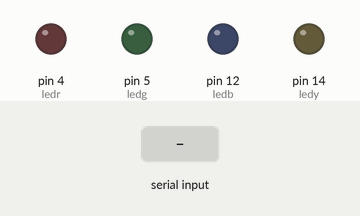
The sketch below on a simulated Arduino Uno, built with avr-gcc and run on an emulated ATmega328P. On the bench: output pins drawn as LEDs (lit = HIGH). The inputs (shaded band) are chosen by the test bench. What the sketch prints to the serial monitor is not drawn.

Above: at 1.2 s.
1.3 s: "G" received over Serial
At 2.5 s:
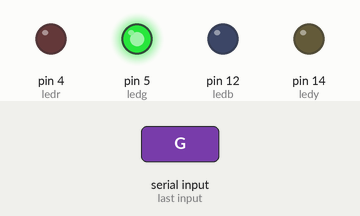
3.1 s: "R" received over Serial
At 3.8 s:
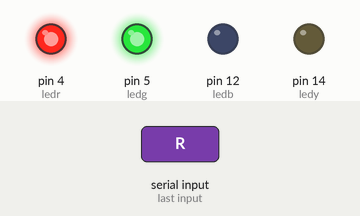
4.8 s: "Y" received over Serial
At 6.6 s:
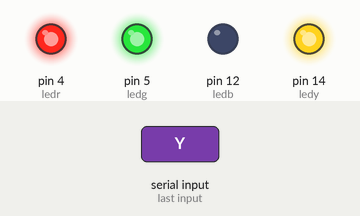
6.9 s: "B" received over Serial
At 8.2 s:
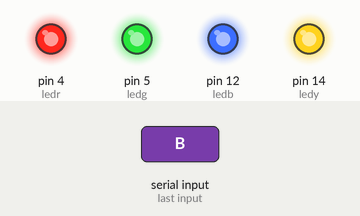
9.0 s: "g" received over Serial
At 9.5 s:
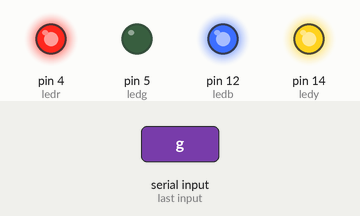
10.7 s: "r" received over Serial
At 12.0 s:
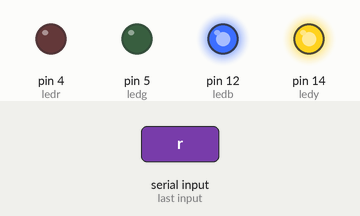
Timing chart, 0 to 13.4 s (numbered marks = the images above; inputs shaded):
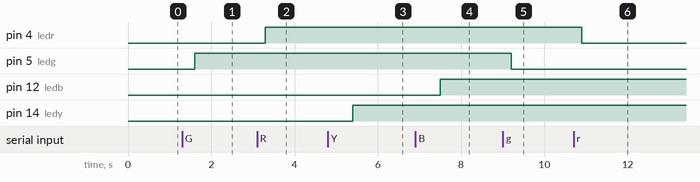

The sketch:

blue.ino
```cpp
//#include <ESP8266WiFi.h>
//#include <SoftwareSerial.h>

char val; // variable to receive data from the serial port
int ledg = 5; // LED connected to pin 48 (on-board LED)
int ledr = 4;
int ledy = 14;
int ledb = 12;

void setup() {
  pinMode(ledg, OUTPUT);
    pinMode(ledr, OUTPUT);
      pinMode(ledy, OUTPUT);
        pinMode(ledb, OUTPUT);


  // pin 48 (on-board LED) as OUTPUT
  Serial.begin(9600);       // start serial communication at 9600bps
digitalWrite(ledg, LOW);
digitalWrite(ledr, LOW);
digitalWrite(ledy, LOW);
digitalWrite(ledb, LOW);

}


void loop() {
  if( Serial.available() )       // if data is available to read
  {
    val = Serial.read();


    // read it and store it in 'val'
  }


                   // wait 100ms for next reading


  if( val == 'G' )               // if 'H' was received
  {
    digitalWrite(ledg, HIGH);
   Serial.print(val); // turn ON the LED
  }
  if( val == 'g' )   {
    digitalWrite(ledg, LOW);   // otherwise turn it OFF
  }
  delay(100);

    if( val == 'R' )               // if 'H' was received
  {
    digitalWrite(ledr, HIGH);
   Serial.print(val); // turn ON the LED
  }
  if( val == 'r' )
  {
    digitalWrite(ledr, LOW);   // otherwise turn it OFF
  }
  delay(100);

    if( val == 'Y' )               // if 'H' was received
  {
    digitalWrite(ledy, HIGH);
   Serial.print(val); // turn ON the LED
  }
  if( val == 'y' )
  {
    digitalWrite(ledy, LOW);   // otherwise turn it OFF
  }
  delay(100);

   if( val == 'B' )               // if 'H' was received
  {
    digitalWrite(ledb, HIGH);
   Serial.print(val); // turn ON the LED
  }
  if( val == 'b' ){
    digitalWrite(ledb, LOW);   // otherwise turn it OFF
  }
  delay(100);


}
```

Measured:
- after the input at 1.3 s, pin 5 (ledg): LOW → HIGH after 0.30 s
- after the input at 3.1 s, pin 4 (ledr): LOW → HIGH after 0.20 s
- after the input at 4.8 s, pin 14 (ledy): LOW → HIGH after 0.60 s
- after the input at 6.9 s, pin 12 (ledb): LOW → HIGH after 0.60 s
- after the input at 9.0 s, pin 5 (ledg): HIGH → LOW after 0.20 s
- after the input at 10.7 s, pin 4 (ledr): HIGH → LOW after 0.20 s
